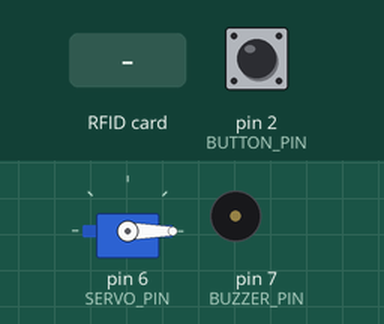
Recording of a sketch running on a simulated Arduino Uno, built with avr-gcc and run on an emulated ATmega328P. Parts: servo, buzzer (waves = sounding, pin HIGH). The inputs (shaded band) are chosen by the test bench; at power-on: pin 2 (BUTTON_PIN) HIGH. Pins used as bus, display or sensor lines are not drawn; what the sketch prints to the serial monitor is not drawn.

Above: at 1.2 s.
1.3 s: pin 2 (BUTTON_PIN) pulled LOW for 0.15 s
At 2.3 s:
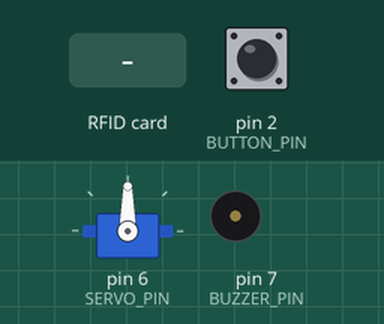
4.4 s: RFID card 5E 7A 19 C4 held to the reader
Timing chart, 0 to 7.4 s (numbered marks = the images above; inputs shaded):
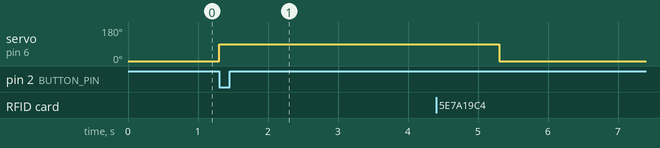

The sketch:

sketch_dec29c.ino
```cpp
#include <SPI.h>
#include <MFRC522.h>
#include <Servo.h>

#define SS_PIN 10
#define RST_PIN 9
#define BUZZER_PIN 7 // Define the pin where the buzzer is connected
#define SERVO_PIN 6 // Define the pin where the servo signal wire is connected
#define BUTTON_PIN 2 // Define the pin where the push button is connected
int buttonState = 0;
int lastButtonState = 0;


Servo servo;

MFRC522 rfid(SS_PIN, RST_PIN);

void setup() {
  pinMode(BUZZER_PIN, OUTPUT);
  servo.attach(SERVO_PIN); // Attaching the servo to the specified pin
  pinMode(BUTTON_PIN, INPUT);
  servo.write(0);
  Serial.begin(9600);
  SPI.begin();
  rfid.PCD_Init();
}

void loop() {
  if (rfid.PICC_IsNewCardPresent() && rfid.PICC_ReadCardSerial()) {
    Serial.print("Card detected: ");

    for (byte i = 0; i < rfid.uid.size; i++) {
      Serial.print(rfid.uid.uidByte[i], HEX);
    }
    Serial.println();

    // Send the card data to the computer over the USB serial connection
    for (byte i = 0; i < rfid.uid.size; i++) {
      Serial.print(rfid.uid.uidByte[i], HEX);
    }
    Serial.println();

    // Add a delay to prevent reading the same card multiple times
    delay(2000);


    // Check for incoming data from Python
    if(Serial.available()>0){
      char receivedChar = Serial.read();
      if(receivedChar == 'B') {
        triggerBuzzer();
      }
      else if (receivedChar=='S'){
        moveServo();
      }
    }

  }

  // Read the state of the push button
  buttonState = digitalRead(BUTTON_PIN);
  if (buttonState == LOW && lastButtonState == HIGH){
    moveServo();
    // Print(buttonState);
  }

  lastButtonState = buttonState;

}

// Function to trigger the buzzer
void triggerBuzzer() {
  // Code to turn on the buzzer for a specific duration (e.g., 2 seconds)
  digitalWrite(BUZZER_PIN, HIGH);
  delay(2000); // Buzzer on for 2 seconds
  digitalWrite(BUZZER_PIN, LOW);
}


//Function to move the servo to 90 degree
void moveServo(){
  // Move the servo to 90 degrees

      servo.write(90); // Angle adjustment as needed
      delay(4000); // Delay for servo movement (adjust as needed)
      servo.write(0); // Move back to initial position (adjust as needed)
}
```

Measured:
- after the input at 1.3 s, servo on pin 6 (SERVO_PIN): 0° → 90° at once
